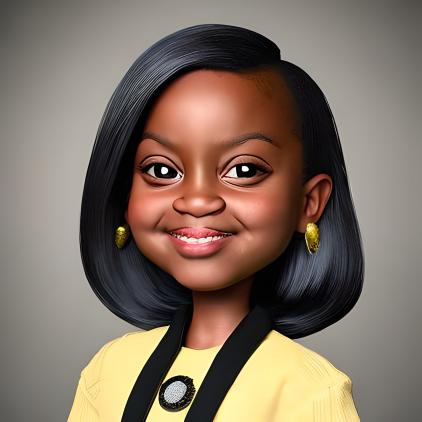
#> input picture image.jpg, 422 x 422 px, found by its file name
$ jupyter execute haarcascades.ipynb   (shell and % lines are left out)
#> lines starting #> are read from the running program, lines starting #| are printed output that depends on the picture; after the words box and inside, x2 and y2 are one past the last pixel; in counts of white or black regions, pixels touching at a corner belong together
[cell 1]
import numpy as np
import cv2
from matplotlib import pyplot as plt

[cell 2]
face_cascade = cv2.CascadeClassifier('/content/haarcascade_frontalface_default.xml')
eye_cascade = cv2.CascadeClassifier('/content/haarcascade_eye.xml')

[cell 3]
img =cv2.cvtColor(cv2.imread('/content/image.jpg'),cv2.COLOR_BGR2RGB)
gray = cv2.cvtColor(img, cv2.COLOR_RGB2GRAY)
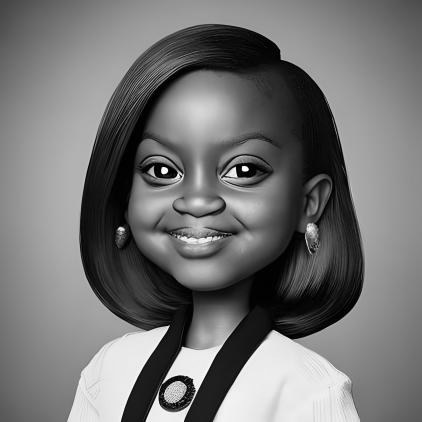
#> gray: shape (422, 422); min 0, max 255, mean 115.7
faces = face_cascade.detectMultiScale(gray, 1.3,2,flags=cv2.CASCADE_SCALE_IMAGE)
#> faces = [[99, 86, 213, 213]]
for (x,y,w,h) in faces:
  img=cv2.rectangle(img,(x,y),(x+w,y+h),(255,0,0),2)
  roi_gr = gray[y:y+h, x:x+w]
  roi_clr = img[y:y+h, x:x+w]
#> this loop made 1 pass
#> pass 1, `img=cv2.rectangle(img,(x,y),(x+w,y+h),(255,0,0),2)`:
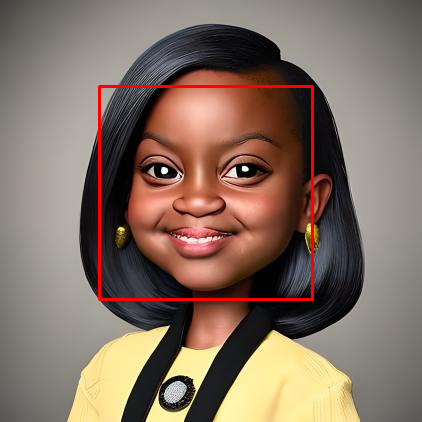
#> img: shape (422, 422, 3); mean R, G, B 130.9, 111.7, 98.7
#> pass 1, `roi_gr = gray[y:y+h, x:x+w]`:
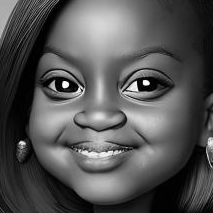
#> roi_gr: shape (213, 213); min 0, max 255, mean 83.7
#> pass 1, `roi_clr = img[y:y+h, x:x+w]`:
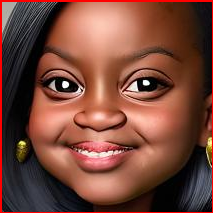
#> roi_clr: shape (213, 213, 3); mean R, G, B 119.7, 71.1, 57.9
plt.axis('off')
plt.imshow(roi_clr)

[cell 4]
the_eyes = eye_cascade.detectMultiScale(roi_gr)
#> the_eyes = [[35, 60, 51, 51], [111, 52, 63, 63]]
for (ex,ey,ew,eh) in the_eyes:
  cv2.rectangle(roi_clr,(ex,ey),(ex+ew,ey+eh),(0,255,0),2)
#> this loop made 2 passes
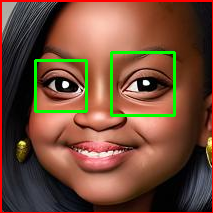
#> roi_clr: shape (213, 213, 3); 3% of pixels changed, all inside (x1, y1, x2, y2) = (34, 51, 176, 117)
plt.axis('off')
plt.imshow(img)
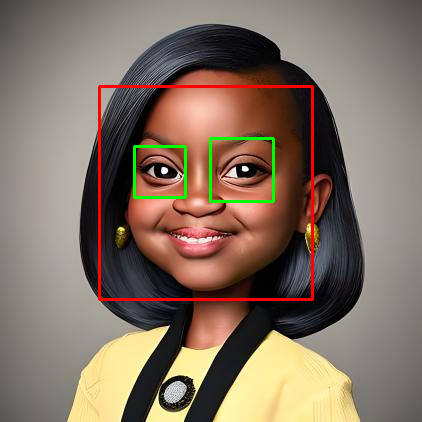
#> shown: shape (422, 422, 3); mean R, G, B 129.8, 112.9, 98.2
